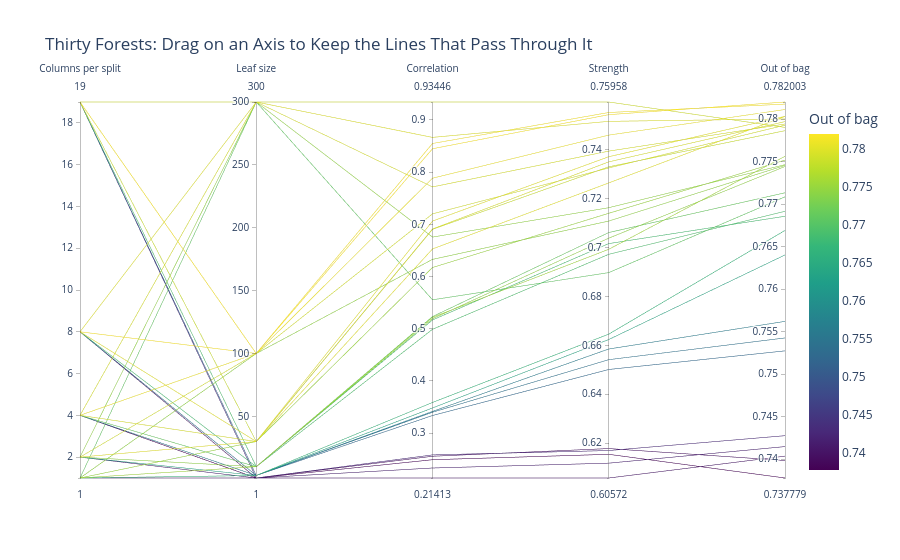

Notebook code cell kept with this figure:
### Markdown cell above
# Choosing the Forest Out of Bag

## The Thirty Scores Side by Side

In a **parallel coordinates** chart each forest is one line crossing an axis per number.
Drag along the out-of-bag axis to keep only the best forests and see which settings they share.

### Code cell
# one line per forest across five axes, coloured by its out-of-bag ROC AUC
fig = px.parallel_coordinates(grid, color="oob_roc_auc", color_continuous_scale="Viridis",
                              labels={"max_features": "Columns per split", "min_samples_leaf": "Leaf size",
                                      "correlation": "Correlation", "strength": "Strength", "oob_roc_auc": "Out of bag"},
                              title="Thirty Forests: Drag on an Axis to Keep the Lines That Pass Through It")
fig.show()

### Figure 1 — Plotly figure (JSON) as saved in the notebook; plotly's stock layout.template omitted (floating-point values rounded to 4 significant figures)
{"data": [{"dimensions": [{"label": "Columns per split", "values": [1, 1, 1, 1, 1, 1, 2, 2, 2, 2, 2, 2, 4, 4, 4, 4, 4, 4, 8, 8, 8, 8, 8, 8, 19, 19, 19, 19, 19, 19]}, {"label": "Leaf size", "values": [1, 3, 10, 30, 100, 300, 1, 3, 10, 30, 100, 300, 1, 3, 10, 30, 100, 300, 1, 3, 10, 30, 100, 300, 1, 3, 10, 30, 100, 300]}, {"label": "Correlation", "values": [0.2141, 0.3588, 0.5219, 0.6174, 0.6329, 0.5555, 0.2333, 0.3483, 0.5193, 0.6529, 0.7202, 0.6757, 0.2491, 0.3417, 0.5233, 0.6911, 0.7885, 0.7718, 0.2558, 0.3402, 0.5169, 0.7063, 0.8449, 0.8667, 0.2583, 0.3339, 0.499, 0.6906, 0.855, 0.9345]}, {"label": "Strength", "values": [0.6057, 0.6646, 0.6993, 0.714, 0.7109, 0.6898, 0.6118, 0.6624, 0.7039, 0.7265, 0.7326, 0.7163, 0.6154, 0.6585, 0.7062, 0.7351, 0.746, 0.7395, 0.6178, 0.6541, 0.7016, 0.7372, 0.7544, 0.7517, 0.617, 0.6501, 0.6973, 0.7331, 0.7553, 0.7596]}, {"label": "Out of bag", "values": [0.7404, 0.7669, 0.7756, 0.7752, 0.7745, 0.7708, 0.7415, 0.764, 0.7744, 0.7803, 0.7793, 0.7746, 0.7378, 0.7562, 0.7713, 0.7797, 0.7811, 0.7794, 0.7398, 0.7543, 0.7686, 0.7803, 0.782, 0.78, 0.7428, 0.7527, 0.7691, 0.7786, 0.7818, 0.779]}], "domain": {"x": [0.0, 1.0], "y": [0.0, 1.0]}, "line": {"color": [0.7404, 0.7669, 0.7756, 0.7752, 0.7745, 0.7708, 0.7415, 0.764, 0.7744, 0.7803, 0.7793, 0.7746, 0.7378, 0.7562, 0.7713, 0.7797, 0.7811, 0.7794, 0.7398, 0.7543, 0.7686, 0.7803, 0.782, 0.78, 0.7428, 0.7527, 0.7691, 0.7786, 0.7818, 0.779], "coloraxis": "coloraxis"}, "name": "", "type": "parcoords"}], "layout": {"coloraxis": {"autocolorscale": false, "colorbar": {"title": {"text": "Out of bag"}}, "colorscale": [[0.0, "#440154"], [0.1111, "#482878"], [0.2222, "#3e4989"], [0.3333, "#31688e"], [0.4444, "#26828e"], [0.5556, "#1f9e89"], [0.6667, "#35b779"], [0.7778, "#6ece58"], [0.8889, "#b5de2b"], [1.0, "#fde725"]]}, "legend": {"tracegroupgap": 0}, "title": {"text": "Thirty Forests: Drag on an Axis to Keep the Lines That Pass Through It"}}}
